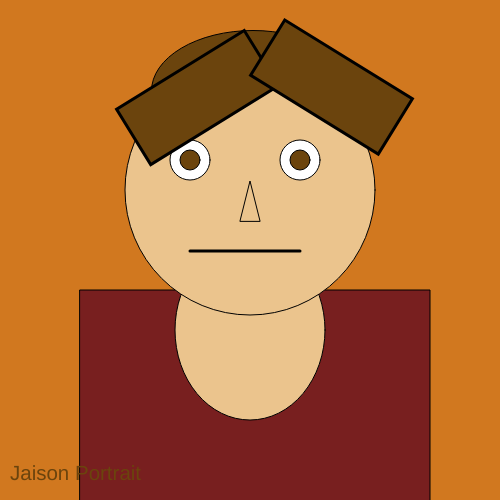
Frame 1 (no input)
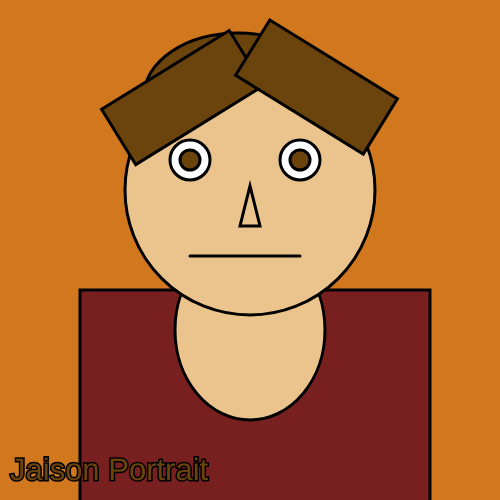
Frame 60 (no input)
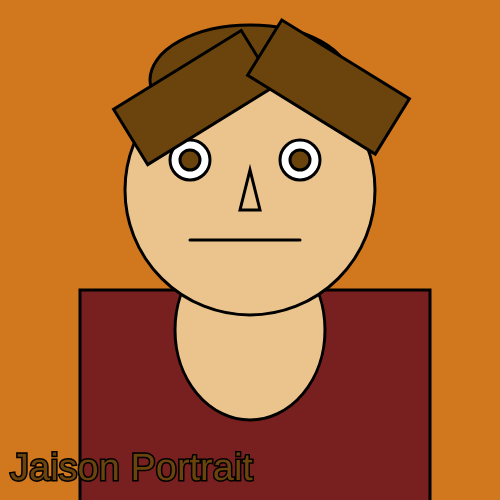
Frame 120 (the mouse pressed at the canvas centre since frame 60)

The p5.js sketch that drew these frames (run headless with seeded random() and noise() and a simulated clock; from frame 60 on, the mouse is pressed at the canvas centre):

// p5.js sketch
// ── sketch.js
let xoffset = 0;
let yoffset = 0;
let xdirection = 1;
let ydirection = 1;
let size = 20;
let sizechange = 0.5;
function setup() {
  createCanvas(500, 500);
}

function draw() {
xoffset += xdirection * 3; 
if (xoffset > 10 || xoffset < -10) {
xdirection*=-1;}
yoffset += ydirection * 1;
if (yoffset > 10 || yoffset < -10) {
ydirection*=-1; }
size += sizechange;
  
if (size > 40 || size < 20) {
sizechange = -sizechange;
}
  background(209, 120, 31);
 
   fill(107,68,13);
 ellipse(250 + xoffset,90+ yoffset,200 + xoffset,120 + yoffset)
  fill(120,31,31);
   square(80,290,350);red 
  fill(235,196,141)
  ellipse(250,330,150,180);tan
  circle(250,190,250);tan; 
  triangle(240, 220 + yoffset, 250, 180 + yoffset, 260,220 + yoffset);  
   fill(255,255,255)
  circle(190,160,40);
  circle(300,160,40);
  fill(107,68,13);
  circle(190,160,20);
  circle(300,160,20);
      strokeWeight(3); 
 line(190, 250 + yoffset, 300, 250 + yoffset);

  push();
translate(270+xoffset,1);
rotate(45);
fill(107, 68, 13);
rect(10, 40, 65, 150);
pop();

  push();
translate(270+xoffset, 1); 
scale(-1, 1);
rotate(45);
fill(107, 68, 13);
rect(10, 20, 65, 150); 
pop();
 
textSize(size);
  text('Jaison Portrait', 10, 480);
  stroke(0,0,0);
} 
